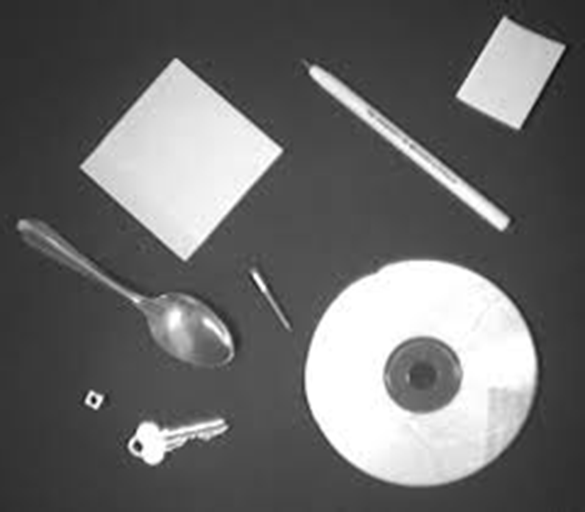
#> input picture objects.png, 585 x 512 px
$ jupyter execute --allow-errors Home_Work_10.ipynb   (older library calls are emulated)
#> lines starting #> are read from the running program, lines starting #| are printed output that depends on the picture
### hw6.py
# coding=utf-8
"""
Homework 3

1.Loads in the values from cars.data.csv.  The data can be stored anyway you choose, in any data structure you choose.
  The data should load on start-up by referencing a file path, or even better, a file picker dialog box.


2.In the main portion of your program you should run the following operations and print the result to the console
  (except number 4).  How you achieve this is up to you.  However, operations need to be performed on the data itself
  (don't hard code the solution).

  1.Print to the console the top 10 rows of the data sorted by 'safety' in descending order
  2.Print to the console the bottom 15 rows for the data sorted by 'maint' in ascending order
  3.Print to the console all rows that are high or vhigh in fields 'buying', 'maint', and 'safety', sorted by 'doors'
    in ascending order.  Find these matches using regular expressions.
  4.Save to a file all rows (in any order) that are: 'buying': vhigh, 'maint': med, 'doors': 4, and 'persons': 4 or more.
    The file path can be a hard-coded location or use a dialog box.  Name it output.txt.


3.Your code needs to be able to handle exceptions.  It should handle all data as specified by the data definition
  document from Lesson 2, and throw some kind of error when it encounters data that doesn't match that format.
  To test this, I will add the line 'vlow, vlow, 1, 1, vbig, vhigh' to the .csv file.  Your program should gracefully
  handle this line in all cases from the previous part.


Going forward code style will count a little bit.  So make sure it is readable and I can understand it.  Also, there
are a few ways you can approach this assignment.  Ideally, you will create functions that can return the data in
different ways, not just do what I am asking for in part 2.  For example, consider if I asked for something in a
different order, how hard would it be to make that change in your code?

cars dataset:
Attribute Values:

   buying       v-high, high, med, low
   maint        v-high, high, med, low
   doors        2, 3, 4, 5-more
   persons      2, 4, more
   lug_boot     small, med, big
   safety       low, med, high

Missing Attribute Values: none

Class Distribution (number of instances per class)

   class      N          N[%]
   -----------------------------
   unacc     1210     (70.023 %)
   acc        384     (22.222 %)
   good        69     ( 3.993 %)
   v-good      65     ( 3.762 %)

Homework 6

1. Using your submission of homework 3 as a base, replace as many of the functions as you can with numpy functions.
   For example, instead of using your sort function that you wrote, use numpy.sort.
2. Using the timeit function measure the execution times of all the sort and search functions you have.  You'll most
   likely need to do a large number of tests on each one to get a meaningful result.  Something like 10000.
   Your submission will be a single file that has all the functions from homework 3 and the additional approach
   using numpy.  Additionally, you will have the timing of all the functions output to the console. Something like.

   ○ Sort using iteration:  x loops = y seconds
   ○ Sort using built in python: x' loops = y' seconds
   ○ Sort using numpy: x'' loops  = y''seconds
   You fill in all the values for x and y.
"""
__author__ = 'Aaron Palumbo'

#import required libraries:
from Tkinter import *
import csv
import re
import os
import numpy as np
import timeit


class CarEvaluationDataSet():
    """A simple class that represents a car evaluation dataset"""

    columnAttributes = {0: "buyingKeys", 1: "maintKeys", 2: "doorsKeys", 3: "personsKeys", 4: "lug_bootKeys",
                        5: "safetyKeys", 6: "ratingKeys"}

    # Sorting keys: lower value means less desirable so sorting in ascending
    # order will go from less desirable to more desirable.
    buyingKeys = {"vhigh": 1, "high": 2, "med": 3, "low": 4}
    maintKeys = {"vhigh": 1, "high": 2, "med": 3, "low": 4}
    doorsKeys = {"2": 1, "3": 2, "4": 3, "5more": 4}
    personsKeys = {"2": 1, "4": 2, "more": 3}
    lug_bootKeys = {"small": 1, "med": 2, "big": 3}
    safetyKeys = {"low": 1, "med": 2, "high": 3}
    ratingKeys = {"unacc": 1, "acc": 2, "good": 3, "vgood": 4}

    def __init__(self):
        self.data = []
        self.array = []

    def __len__(self):
        return len(self.data)

    def __repr__(self):
        return repr(self.data)

    def __getitem__(self, item):
        return self.data[item]

    def add_row(self, buying, maint, doors, persons, lug_boot, safety, rating):
        self.data.append((buying, maint, doors, persons, lug_boot, safety, rating))

    # [16 lines left out: function sort_by_column, not called in this run]

    def init_np_array(self):
        self.array = np.array(self.data)

    # [61 lines left out: functions generate_column_key, npsort_by_column, get_file_name, validate_car_evaluation, not called in this run]


def read_file(file_name, car_data_set, bad_data):
    try:
        with open(file_name, 'rb') as csvfile:
            car_reader = csv.reader(csvfile, delimiter=',', quotechar='|')
            for row in car_reader:
                #Do some validation here: if meets criteria, append to good list,
                ## if does not meet criteria, append to bad list
                if validate_car_evaluation(row):
                    car_data_set.add_row(row[0], row[1], row[2], row[3], row[4], row[5], row[6])
                else:
                    bad_data.append(row)
        car_data_set.init_np_array()  # Added another data container for use with Numpy. Initialize here.
    except IOError:
        print "There was an error reading the file"
        exit()


# [32 lines left out: functions sort_n_filter, filter_only, wrapper, timer, not called in this run]


def print_header():
    print "buying   | maint    | doors    | # people | luggage  | safety   | rating"
    print "------------------------------------------------------------------------"


def print_separator():
    print "______________________________________________________________________________________"


def print_row(i):
    print "{0: <9}| {1: <9}| {2: <9}| {3: <9}| {4: <9}| {5: <9}| {6}".\
        format(i[0], i[1], i[2], i[3], i[4], i[5], i[6])


# [129 lines left out: function main, not called in this run]


# [2 lines that do not run on import are left out]

### hw7.py
# coding=utf-8
"""
Homework 7

What we will be doing here is very similar to the last homework, but now we'll look a bit at scipy.
Do parts 1 and 2.  Part 3 is optional
1. Take what you did on homework 5 as a starting point.  Replace the regression calculation using least squares with a
   curve fitting approach (examples in the reading).  To start, just fit a linear equation.  Output the equation to the
   console.  You don't need to graph anything (we'll look at that in a couple more weeks).
2. Again, using timeit, compare the performance of your solution in homework 5 to the scipy function.  Output the
   results to the console.
3. (Optional)  There are other models that can be fitted to the data we have.  Try to fit other equations, like
   Gaussian, to the data.  Output the equation to the console.

Homework 5

1. Download the new data set on the Lesson 5 page called brainandbody.csv.  This file is a small set of average
   brain weights and average body weights for a number of mammals.  We want to see if a relationship exists between
   the two. (This data set acquired from here).
2. Perform a linear regression using the least squares method on the relationship of brain weight [br] to
   body weight [bo].  Do this using just the built in Python functions (this is really easy using scipy, but we're
   not there yet).  We are looking for a model in the form bo = X * br + Y.  Find values for X and Y and print out the
   entire model to the console.
"""


__author__ = 'Aaron'

# import required modules
from Tkinter import *
import csv
import timeit
import numpy as np
from scipy.optimize import curve_fit
import matplotlib.pyplot as pyplot

# [46 lines left out: functions get_file_name, load_csv, not called in this run]


def load_file_with_numpy(filename):
    return np.loadtxt(filename, skiprows=1, delimiter=',')


# [34 lines left out: functions linear_model, wrapper, timer, not called in this run]


def linear_func(x, m, b):
    return m * x + b


def gauss_func(x, a, b, c):
    return a*np.exp(-(x-b)**2/(2*c**2))


def print_separator():
    print "______________________________________________________________________________________"


# [82 lines left out: functions main, dev, not called in this run]


# [2 lines that do not run on import are left out]
    #dev()

### Home_Work_10.ipynb
Homework 10
Plot everything!
In this homework we will explore the matplotlib library and its features by plotting the results of
previous assignments.

Please do all of the following:

1. Express the cars.data.csv data as a series of histograms.  The x-axis represents a feature and the y-axis is the
   frequency in the sample.  Do this with the 'buying', 'maint', 'safety', and 'doors' fields with one plot for each
   for a total of four.  Make each graph a subplot of a single output.

2. Plot your results from the linear regression in homework 5 and 7.  The plot should include.
    1) a scatter of the points in the brainandbody.csv.
    2) a line showing the regression line (either from the calculation in HW5 or line-fitting from HW7).
    3) something on the plot that specifies the equation for the regression line.

3. An overlay of the center points found in objects.png from homework 8.  The image should be in the background
   and the object centers can be small circles or points at or around the center points.

As with previous assignments, many of the details of the implementation are up to you.  However, keep this in mind.
Much of the purpose of plotting is to communicate data and the information therein effectively and efficiently.
Your plots should be able to be interpreted easily and be robust enough to express the data used to create it.
Also, you don't need to perform the operations themselves from the previous homework.  You can just have a static
list of data, e.g. for the center points in part 3 you can have a list hard coded or read in somewhere.

# Import Required Modules

[cell 1]
import numpy as np
import skimage
import scipy
import pylab
import pymorph
import mahotas
from scipy import ndimage
import skimage.morphology as morph
import skimage.exposure as exp
from skimage.filter import threshold_otsu, threshold_adaptive, denoise_bilateral
from Tkinter import *
import os

# Required functions / setup

[cell 2]
def get_file_name():
    root = Tk()
    root.withdraw()  # This will hide the main window
    import tkFileDialog as tkf
    return tkf.Open().show()

# 1. Cars Histograms

## Read data into np array

Express the cars.data.csv data as a series of histograms. The x-axis represents a feature and the y-axis is the frequency in the sample. Do this with the 'buying', 'maint', 'safety', and 'doors' fields with one plot for each for a total of four. Make each graph a subplot of a single output.

[cell 3]
import hw6

#Initialize Lists
car_data = hw6.CarEvaluationDataSet()
bad_data = []

#Get file name
# file_name = hw6.get_file_name()
file_name = "cars.data.csv"

#open and read file line by line. store variables. store any unreadable lines. report on num lines read and
#also show lines not read.
#> (the rest of this cell did not finish here and is left out)

[cell 4]
from collections import defaultdict
# summarize data
buying = defaultdict(int)
maint = defaultdict(int)
doors = defaultdict(int)
safety = defaultdict(int)

#> (the rest of this cell did not finish here and is left out)

[cell 5]
fig = pylab.figure()

# Buying
x = np.arange(len(buying))
ax = fig.add_subplot(221)
ax.set_title("Car Ratings: Price")
sorted_keys = sorted(buying.keys(), key=lambda i: hw6.CarEvaluationDataSet.buyingKeys[i])
bar_heights = [buying[i] for i in sorted_keys]
pylab.bar(x, bar_heights, align='center', width=0.5)
pylab.xticks(x, sorted_keys)
#> (the rest of this cell did not finish here and is left out)

# 2. Linear Regression

Plot your results from the linear regression in homework 5 and 7. The plot should include.
 1) a scatter of the points in the brainandbody.csv.
 2) a line showing the regression line (either from the calculation in HW5 or line-fitting from HW7).
 3) something on the plot that specifies the equation for the regression line.

[cell 6]
import hw7
from scipy.optimize import curve_fit
import matplotlib.pyplot as plt

def linear_func(x, m, b):
    return m * x + b

#> (a cell that did not finish here is left out)

[cell 8]
fig, ax = plt.subplots(figsize=(8,8))
#> (the rest of this cell did not finish here and is left out)

# 3. Image Overlay

[cell 9]
# objects_file = get_file_name()
objects_file = "objects.png"

objects = mahotas.imread(objects_file)
#> objects is the input picture: shape (512, 585, 3); min 6, max 255, mean 106.8
center_points = [(73.335865112355179, 507.48063983020114),
                 (102.79250494714901, 352.23235679639623),
                 (159.8473668687059, 182.23083328437025),
                 (182.13587311374189, 452.30013334865072),
                 (249.50736724412434, 60.428611126549214),
                 (294.03313041365408, 266.05847238913299),
                 (369.85800720208704, 415.72538077839658),
                 (321.54807409406681, 179.82426001979277),
                 (352.93771341035597, 513.86584966555961),
                 (398.50050295485983, 93.203809883063002),
                 (435.9812999020499, 169.87068384440178)]
pylab.imshow(objects)
pylab.gray()
pylab.scatter([x[1] for x in center_points], [y[0] for y in center_points], color="red")
pylab.show()
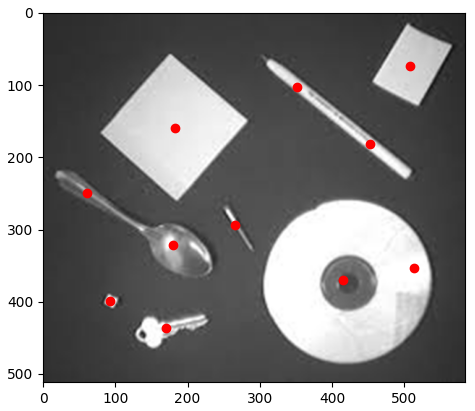
#> figure drawn by matplotlib, 1 panel
